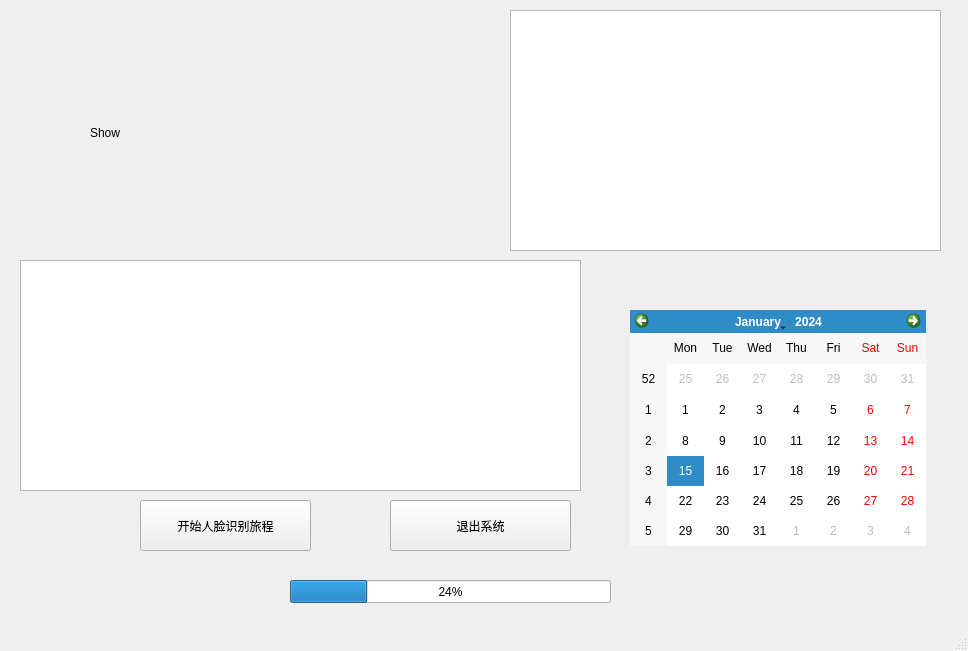
<?xml version="1.0" encoding="UTF-8"?>
<ui version="4.0">
 <class>MainWindow</class>
 <widget class="QMainWindow" name="MainWindow">
  <property name="geometry">
   <rect>
    <x>0</x>
    <y>0</y>
    <width>968</width>
    <height>651</height>
   </rect>
  </property>
  <property name="windowTitle">
   <string>MainWindow</string>
  </property>
  <widget class="QWidget" name="centralwidget">
   <widget class="QPushButton" name="Start_pushButton">
    <property name="geometry">
     <rect>
      <x>140</x>
      <y>500</y>
      <width>171</width>
      <height>51</height>
     </rect>
    </property>
    <property name="text">
     <string>开始人脸识别旅程</string>
    </property>
   </widget>
   <widget class="QPushButton" name="Close_pushButton">
    <property name="geometry">
     <rect>
      <x>390</x>
      <y>500</y>
      <width>181</width>
      <height>51</height>
     </rect>
    </property>
    <property name="text">
     <string>退出系统</string>
    </property>
   </widget>
   <widget class="QLabel" name="label">
    <property name="geometry">
     <rect>
      <x>90</x>
      <y>20</y>
      <width>400</width>
      <height>225</height>
     </rect>
    </property>
    <property name="text">
     <string>Show</string>
    </property>
   </widget>
   <widget class="QCalendarWidget" name="calendarWidget">
    <property name="geometry">
     <rect>
      <x>630</x>
      <y>310</y>
      <width>296</width>
      <height>236</height>
     </rect>
    </property>
   </widget>
   <widget class="QProgressBar" name="progressBar">
    <property name="geometry">
     <rect>
      <x>290</x>
      <y>580</y>
      <width>321</width>
      <height>23</height>
     </rect>
    </property>
    <property name="value">
     <number>24</number>
    </property>
   </widget>
   <widget class="QTextEdit" name="textEdit">
    <property name="geometry">
     <rect>
      <x>20</x>
      <y>260</y>
      <width>561</width>
      <height>231</height>
     </rect>
    </property>
    <property name="html">
     <string>&lt;!DOCTYPE HTML PUBLIC &quot;-//W3C//DTD HTML 4.0//EN&quot; &quot;http://www.w3.org/TR/REC-html40/strict.dtd&quot;&gt;
&lt;html&gt;&lt;head&gt;&lt;meta name=&quot;qrichtext&quot; content=&quot;1&quot; /&gt;&lt;style type=&quot;text/css&quot;&gt;
p, li { white-space: pre-wrap; }
&lt;/style&gt;&lt;/head&gt;&lt;body style=&quot; font-family:'SimSun'; font-size:9pt; font-weight:400; font-style:normal;&quot;&gt;
&lt;p style=&quot; margin-top:12px; margin-bottom:12px; margin-left:0px; margin-right:0px; -qt-block-indent:0; text-indent:0px;&quot;&gt;&lt;span style=&quot; font-family:'宋体'; font-size:14pt; font-weight:600; color:#0000ff;&quot;&gt;	&lt;/span&gt;&lt;span style=&quot; font-family:'宋体'; font-size:14pt; font-weight:600; color:#ffffff;&quot;&gt;人脸识别技术主要是首先通过图像采集设备采集到人脸图像，一般图像来源有静态图像以及动态视频帧，再把人脸图像用特定的特征提取算法来提取人脸特征，最终将待识别的人脸特征和已经得到的人脸特征模板来进行比对，通过计算两者之间的欧式距离、曼哈顿距离或者余弦值。根据相似程度进行校准，从而得到待识别目标人脸的身份信息。&lt;/span&gt;&lt;/p&gt;&lt;/body&gt;&lt;/html&gt;</string>
    </property>
   </widget>
   <widget class="QTextEdit" name="textEdit_2">
    <property name="geometry">
     <rect>
      <x>510</x>
      <y>10</y>
      <width>431</width>
      <height>241</height>
     </rect>
    </property>
    <property name="html">
     <string>&lt;!DOCTYPE HTML PUBLIC &quot;-//W3C//DTD HTML 4.0//EN&quot; &quot;http://www.w3.org/TR/REC-html40/strict.dtd&quot;&gt;
&lt;html&gt;&lt;head&gt;&lt;meta name=&quot;qrichtext&quot; content=&quot;1&quot; /&gt;&lt;style type=&quot;text/css&quot;&gt;
p, li { white-space: pre-wrap; }
&lt;/style&gt;&lt;/head&gt;&lt;body style=&quot; font-family:'SimSun'; font-size:9pt; font-weight:400; font-style:normal;&quot;&gt;
&lt;p align=&quot;center&quot; style=&quot; margin-top:0px; margin-bottom:0px; margin-left:0px; margin-right:0px; -qt-block-indent:0; text-indent:0px;&quot;&gt;&lt;span style=&quot; font-size:14pt; font-weight:600; color:#ffffff;&quot;&gt;软件相关信息&lt;/span&gt;&lt;/p&gt;
&lt;p style=&quot; margin-top:0px; margin-bottom:0px; margin-left:0px; margin-right:0px; -qt-block-indent:0; text-indent:0px;&quot;&gt;&lt;span style=&quot; font-size:14pt; font-weight:600; color:#ffffff;&quot;&gt;作者：杨 政 权&lt;/span&gt;&lt;/p&gt;
&lt;p style=&quot; margin-top:0px; margin-bottom:0px; margin-left:0px; margin-right:0px; -qt-block-indent:0; text-indent:0px;&quot;&gt;&lt;span style=&quot; font-size:14pt; font-weight:600; color:#ffffff;&quot;&gt;Q  Q：1690069811&lt;/span&gt;&lt;/p&gt;
&lt;p style=&quot; margin-top:0px; margin-bottom:0px; margin-left:0px; margin-right:0px; -qt-block-indent:0; text-indent:0px;&quot;&gt;&lt;span style=&quot; font-size:14pt; font-weight:600; color:#ffffff;&quot;&gt;联系电话：18885672964&lt;/span&gt;&lt;/p&gt;
&lt;p style=&quot; margin-top:0px; margin-bottom:0px; margin-left:0px; margin-right:0px; -qt-block-indent:0; text-indent:0px;&quot;&gt;&lt;span style=&quot; font-size:14pt; font-weight:600; color:#ffffff;&quot;&gt;邮箱：yang18885672964@gmail.com&lt;/span&gt;&lt;/p&gt;
&lt;p style=&quot; margin-top:0px; margin-bottom:0px; margin-left:0px; margin-right:0px; -qt-block-indent:0; text-indent:0px;&quot;&gt;&lt;span style=&quot; font-size:14pt; font-weight:600; color:#ffffff;&quot;&gt;GitHub:&lt;/span&gt;&lt;/p&gt;
&lt;p style=&quot; margin-top:0px; margin-bottom:0px; margin-left:0px; margin-right:0px; -qt-block-indent:0; text-indent:0px;&quot;&gt;&lt;span style=&quot; font-size:14pt; font-weight:600; color:#ffffff;&quot;&gt;https://github.com/FightingThrones?tab=repositories&lt;/span&gt;&lt;/p&gt;&lt;/body&gt;&lt;/html&gt;</string>
    </property>
   </widget>
  </widget>
  <widget class="QMenuBar" name="menubar">
   <property name="geometry">
    <rect>
     <x>0</x>
     <y>0</y>
     <width>968</width>
     <height>26</height>
    </rect>
   </property>
  </widget>
  <widget class="QStatusBar" name="statusbar"/>
 </widget>
 <resources/>
 <connections/>
</ui>
